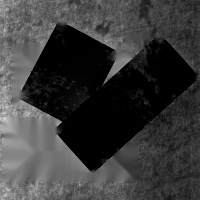
#> input picture augmentsets/IMAGES/crazing_112_ifa.jpg, 200 x 200 px
$ python -i industryImagingAugment.py   (imports and definitions only)
#> lines starting #> are read from the running program, lines starting #| are printed output that depends on the picture; after the words box and inside, x2 and y2 are one past the last pixel; in counts of white or black regions, pixels touching at a corner belong together
#> further down, picture is the input picture: shape (200, 200, 3); min 0, max 225, mean 58.5
from common.utils.compute import *
from common.utils.conver import *
from common.utils.log import *
import cv2
import numpy as np
import math
import random


class IndustryImagingAugment():
    # 视角变换模型
    # ----------------------------------------------------------------------------------------
    # 参数控制：
    # img：工件图像；类型：img
    # box：缺陷位置中心点坐标与尺寸；类型：长度为4的list列表；示例：[0.5,0.5,0.1，0.1]
    #       box[0]：缺陷所处位置中心点x值，x坐标/工件宽度width，double类型
    #       box[1]：缺陷所处位置中心点y值，y坐标/工件高度height，double类型
    #       box[2]：缺陷宽度w，w/工件宽度weight，double类型
    #       box[2]：缺陷宽度h，h/工件宽高度height，double类型
    # anglex：绕x轴旋转角度；取值范围：[0,70]；类型：int；示例：45
    # angley：绕y轴旋转角度；取值范围：[0,70]；类型：int；示例：45
    # anglez：绕z轴旋转角度；取值范围：[0,360]；类型：int；示例：45
    # s：缩放倍数；取值范围：（0.5,2]；类型：double；示例：1.5
    # 注：
    # 灰度图像色调均保持为0
    # 如果是三通道图像自行在范围内取任意值或随机值
    # [410 lines left out: functions perspectiveTrans, colorTrans, resolutionTrans, annotationTrans, biLinearInterpolation, not called in this run]

    # 图像二值化处理
    def binarization(self, img):
        # 变微灰度图
        gray = cv2.cvtColor(img, cv2.COLOR_BGR2GRAY)

        # 大津法二值化
        retval, dst = cv2.threshold(gray, 0, 255, cv2.THRESH_OTSU)
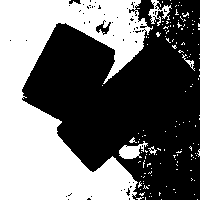
#> dst: shape (200, 200); 43.1% white; 143 white regions (137 under 20 px), largest, box (x1, y1, x2, y2) and area: (0, 0, 153, 200) 16212, (119, 141, 148, 159) 277, (148, 0, 172, 26) 228, (182, 54, 195, 71) 52, (148, 146, 157, 155) 31, (129, 137, 137, 143) 22
#> retval = 64

        # 腐蚀和膨胀是对白色部分而言的，膨胀，白区域变大，最后的参数为迭代次数
        dst = cv2.dilate(dst, None, iterations=1)
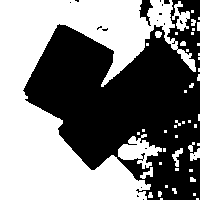
#> dst: shape (200, 200); 50.3% white; 18 black regions (15 under 20 px), largest, box (x1, y1, x2, y2) and area: (23, 0, 200, 200) 19647, (139, 0, 153, 26) 174, (164, 0, 170, 4) 22
        # 腐蚀，白区域变小
        dst = cv2.erode(dst, None, iterations=4)
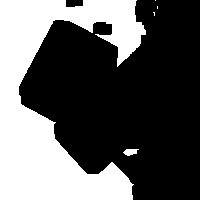
#> dst: shape (200, 200); 36.1% white; 5 white regions (3 under 20 px), largest, box (x1, y1, x2, y2) and area: (0, 0, 146, 200) 14366, (123, 149, 139, 156) 76

        return dst
    # ----------------------------------------------------------------------------------------

>>> import cv2
>>> picture = cv2.imread('../augmentsets/IMAGES/crazing_112_ifa.jpg')
>>> result = IndustryImagingAugment().binarization(picture)

$ run again, on augmentsets/IMAGES/crazing_146_ifa.jpg
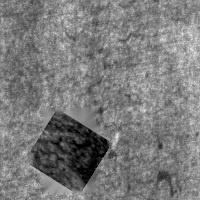
#> input picture augmentsets/IMAGES/crazing_146_ifa.jpg, 200 x 200 px
#> picture is the input picture: shape (200, 200, 3); min 0, max 239, mean 122.9
#> in binarization, `retval, dst = cv2.threshold(gray, 0, 255, cv2.THRESH_OTSU)`:
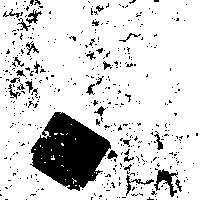
#> dst: shape (200, 200); 83.8% white; 439 black regions (409 under 20 px), largest, box (x1, y1, x2, y2) and area: (30, 112, 111, 191) 3840, (154, 169, 178, 197) 255, (126, 175, 154, 196) 110
#> retval = 99
#> in binarization, `dst = cv2.erode(dst, None, iterations=4)`:
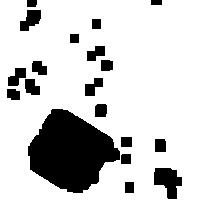
#> dst: shape (200, 200); 80.1% white; 19 black regions, largest, box (x1, y1, x2, y2) and area: (28, 109, 120, 193) 5006, (154, 168, 182, 199) 565, (20, 10, 41, 31) 288

$ run again, on augmentsets/IMAGES/crazing_154_ifa.jpg
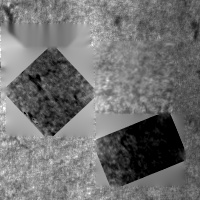
#> input picture augmentsets/IMAGES/crazing_154_ifa.jpg, 200 x 200 px
#> picture is the input picture: shape (200, 200, 3); min 0, max 255, mean 112.2
#> in binarization, `retval, dst = cv2.threshold(gray, 0, 255, cv2.THRESH_OTSU)`:
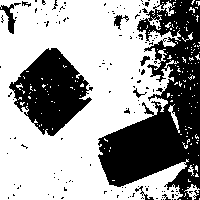
#> dst: shape (200, 200); 62.3% white; 144 black regions (135 under 20 px), largest, box (x1, y1, x2, y2) and area: (98, 0, 200, 200) 10005, (9, 48, 93, 136) 4115, (0, 3, 21, 34) 199
#> retval = 102
#> in binarization, `dst = cv2.erode(dst, None, iterations=4)`:
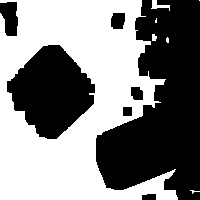
#> dst: shape (200, 200); 51.3% white; 7 black regions, largest, box (x1, y1, x2, y2) and area: (96, 0, 200, 200) 13191, (7, 45, 95, 139) 5316, (0, 2, 18, 36) 471
